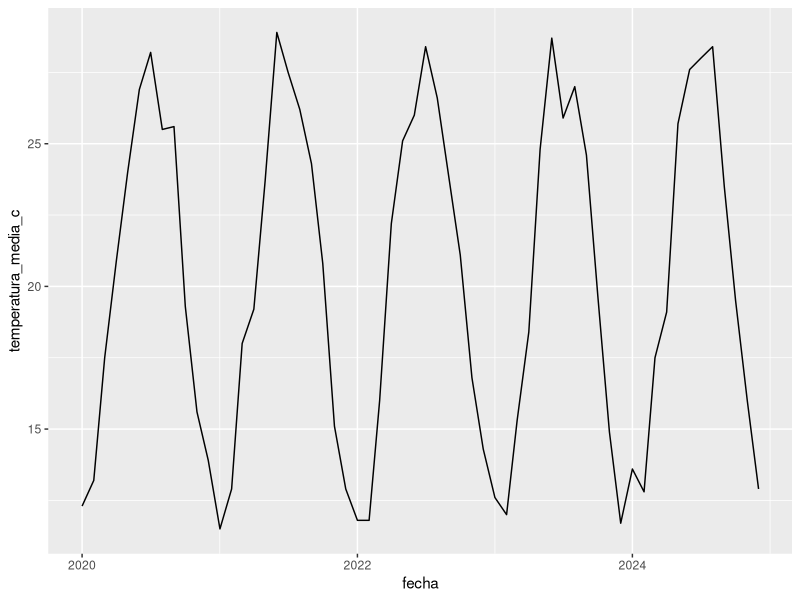
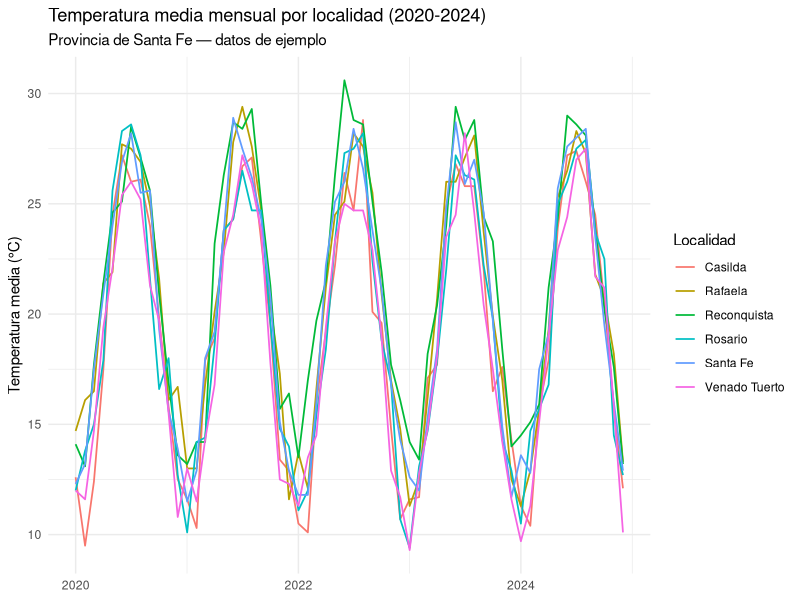
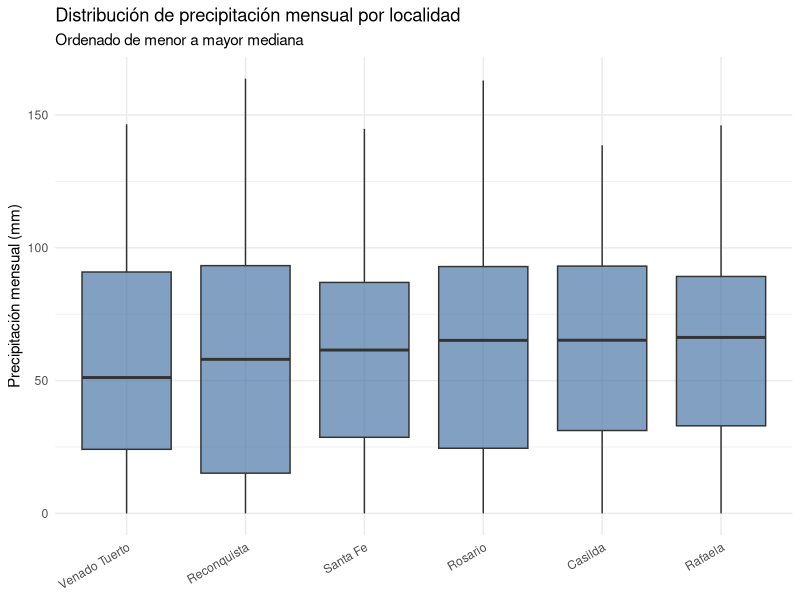
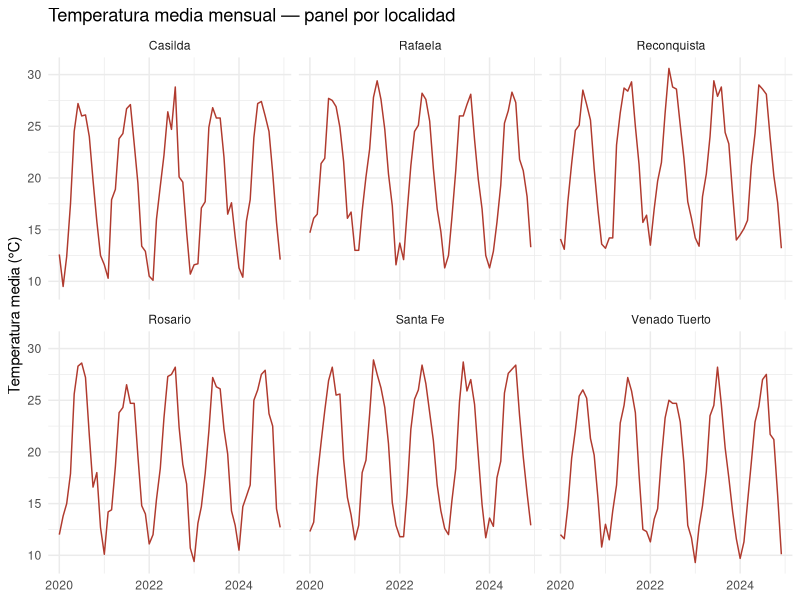
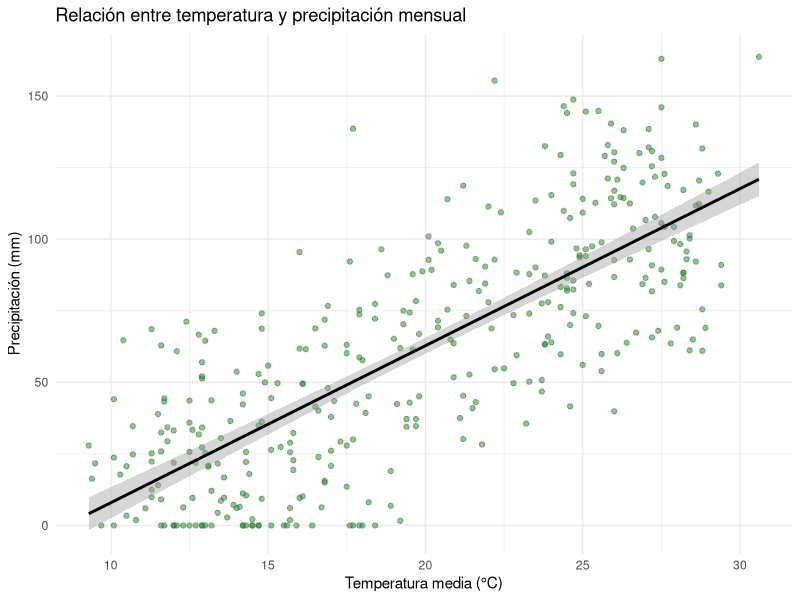
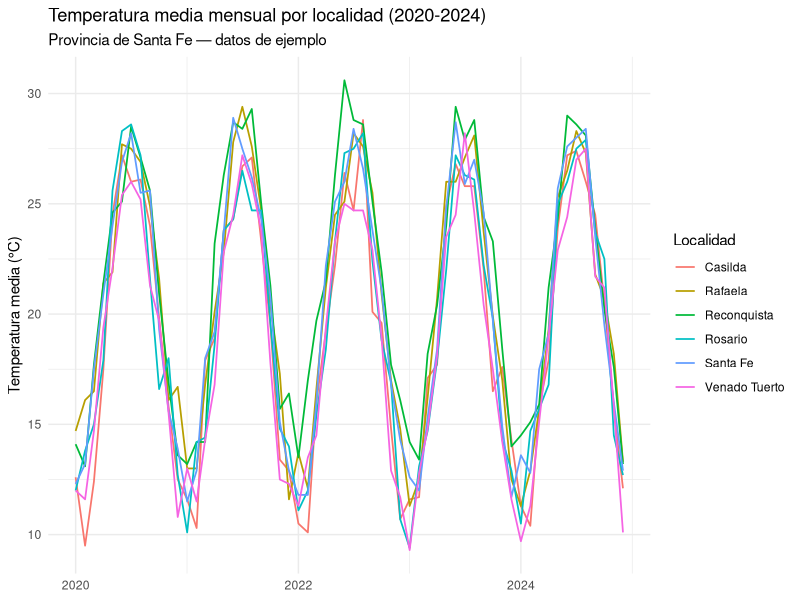
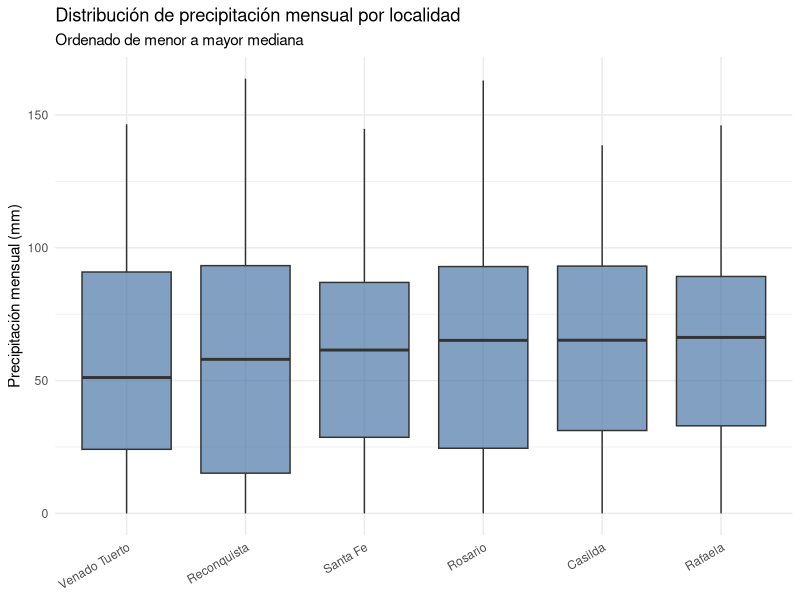

Write R code to recreate these figures, in order.
# =============================================================================
# Sesión 1 · Bloque 5 (75 min)
# Gramática de gráficos con ggplot2
# =============================================================================
#
# OBJETIVO DE ESTE BLOQUE
# Aprender la lógica de ggplot2 (datos + estética + geometría) y producir,
# como cierre de la Sesión 1, un gráfico propio a partir de los propios datos.

library(dplyr)
library(ggplot2)

datos <- read.csv("data/datos_climaticos_santafe.csv")
datos$fecha <- as.Date(datos$fecha)  # convertir texto a fecha real

# -----------------------------------------------------------------------------
# 1. La lógica de ggplot2: datos + aes() + geom_*()
# -----------------------------------------------------------------------------
# Toda llamada a ggplot sigue esta estructura:
#   ggplot(datos, aes(x = ..., y = ...)) + geom_algo()
#
# - ggplot(datos, aes(...)) define QUÉ datos y QUÉ variables van en cada eje
# - + geom_algo() define CÓMO se dibuja (puntos, líneas, barras, cajas...)

# Ejemplo mínimo: temperatura a lo largo del tiempo, para un sitio
datos |>
  filter(sitio == "Santa Fe") |>
  ggplot(aes(x = fecha, y = temperatura_media_c)) +
  geom_line()

# -----------------------------------------------------------------------------
# 2. Serie temporal comparando varios sitios
# -----------------------------------------------------------------------------
# aes(color = sitio) asigna un color distinto por categoría automáticamente
grafico_serie <- datos |>
  ggplot(aes(x = fecha, y = temperatura_media_c, color = sitio)) +
  geom_line(linewidth = 0.6) +
  labs(
    title = "Temperatura media mensual por localidad (2020-2024)",
    subtitle = "Provincia de Santa Fe — datos de ejemplo",
    x = NULL,
    y = "Temperatura media (°C)",
    color = "Localidad"
  ) +
  theme_minimal()

grafico_serie

ggsave("sesion-1-datos-estadistica-graficos/grafico_serie_temporal.png",
       plot = grafico_serie, width = 8, height = 5, dpi = 150)

# -----------------------------------------------------------------------------
# 3. Boxplot comparativo entre sitios
# -----------------------------------------------------------------------------
# El boxplot es la forma visual del análisis de outliers del bloque anterior,
# ahora comparando los 6 sitios a la vez.
grafico_boxplot <- datos |>
  ggplot(aes(x = reorder(sitio, precipitacion_mm, FUN = median), y = precipitacion_mm)) +
  geom_boxplot(fill = "#4C78A8", alpha = 0.7) +
  labs(
    title = "Distribución de precipitación mensual por localidad",
    subtitle = "Ordenado de menor a mayor mediana",
    x = NULL,
    y = "Precipitación mensual (mm)"
  ) +
  theme_minimal() +
  theme(axis.text.x = element_text(angle = 30, hjust = 1))

grafico_boxplot

ggsave("sesion-1-datos-estadistica-graficos/grafico_boxplot_precipitacion.png",
       plot = grafico_boxplot, width = 7, height = 5, dpi = 150)

# -----------------------------------------------------------------------------
# 4. Facets: un panel por sitio (alternativa a superponer colores)
# -----------------------------------------------------------------------------
# Útil cuando hay muchas categorías y superponerlas satura el gráfico.
grafico_facets <- datos |>
  ggplot(aes(x = fecha, y = temperatura_media_c)) +
  geom_line(color = "#B03A2E") +
  facet_wrap(~ sitio, ncol = 3) +
  labs(title = "Temperatura media mensual — panel por localidad",
       x = NULL, y = "Temperatura media (°C)") +
  theme_minimal()

grafico_facets

# -----------------------------------------------------------------------------
# 5. Gráfico de dispersión: relación temperatura-precipitación
# -----------------------------------------------------------------------------
# Retoma la correlación calculada en el bloque anterior, ahora en forma visual.
grafico_dispersion <- datos |>
  ggplot(aes(x = temperatura_media_c, y = precipitacion_mm)) +
  geom_point(alpha = 0.5, color = "#2E7D32") +
  geom_smooth(method = "lm", se = TRUE, color = "black") +
  labs(
    title = "Relación entre temperatura y precipitación mensual",
    x = "Temperatura media (°C)",
    y = "Precipitación (mm)"
  ) +
  theme_minimal()

grafico_dispersion

# -----------------------------------------------------------------------------
# 6. Ejercicio con datos propios (CIERRE DE LA SESIÓN 1)
# -----------------------------------------------------------------------------
# Con tu propio dataset (o siguiendo con el de ejemplo si todavía no tenés uno
# propio cargado), producí UNO de estos dos gráficos:
#   a) Una serie temporal de tu variable principal, coloreada por tu variable
#      de agrupamiento (como el grafico_serie de arriba).
#   b) Un boxplot comparativo de tu variable principal según tu variable de
#      agrupamiento (como el grafico_boxplot de arriba).
#
# Guardalo con ggsave() en esta misma carpeta. Este gráfico es el que vamos a
# insertar en el documento RMarkdown final en la Sesión 2 — no lo pierdan.
